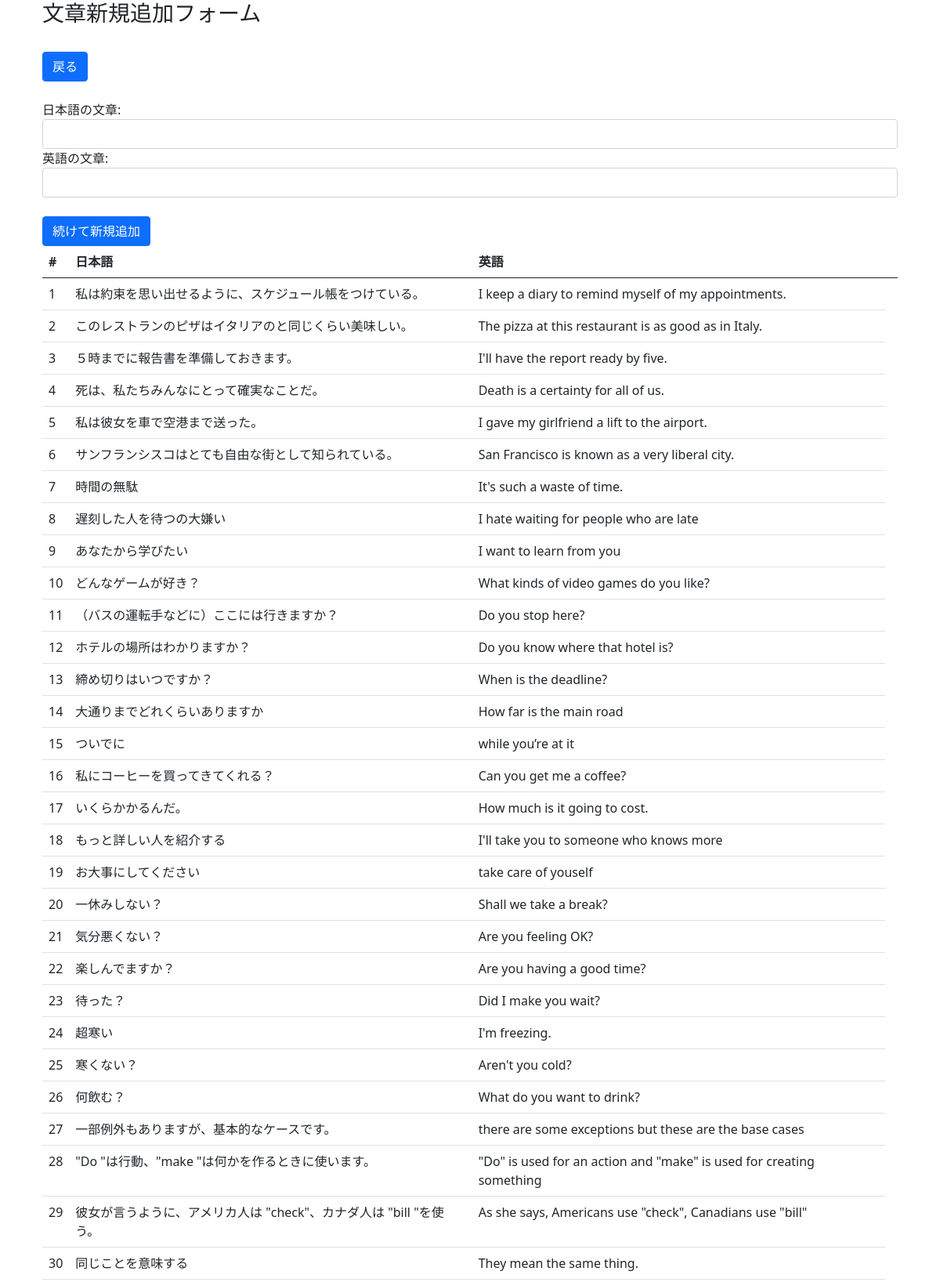
Screenshot of /input (upper part) with the database file from the repository.
### models.py (models this page shows)
class English(Base):
    __tablename__ = 'english'
    id = Column(Integer,primary_key=True)
    english_sentence = Column(Text)
    japanese_sentence = Column(Text)
    master_check = Column(Boolean)

### app.py (the view, shortened to what this page needs)
@app.route('/input',methods=["GET","POST"])
def input():
    items = session.query(English).order_by(desc(English.id)).all()
    return render_template('question_insert.html',items=items)

### templates/question_insert.html (shortened to what this page needs)
{% extends 'layout.html' %}
{% block content %}
<h3>文章新規追加フォーム</h3>
<br>
<a href="/" class="btn btn-primary">戻る</a>
<br>
<br>
<form method="POST" action="/input">
    <div class="form-group">
        <label for="japanese_sentence">日本語の文章:</label>
        <input type="text" class="form-control" name="japanese_sentence" required>
    </div>
    <div class="form-group">
        <label for="english_sentence">英語の文章:</label>
        <input type="text" class="form-control" name="english_sentence" required>
    </div>
    <br>
    <button class="btn btn-primary" name="continue">続けて新規追加</button>
</form>
<table class="table">
    <thead>
        <th> # </th>
        <th>日本語</th>
        <th>英語</th>
        <td></td>
    </thead>
    <tbody>
        {% for item in items %}
        <tr>
            <td>{{ loop.index }}</td>
            <td>{{ item.japanese_sentence }}</td>
            <td>{{ item.english_sentence }}</td>
        </tr>
        {% endfor %}
    </tbody>
</table>
{% endblock %}

### rows the page displays
English: japanese_sentence "私は約束を思い出せるように、スケジュール帳をつけている。", english_sentence "I keep a diary to remind myself of my appointments."
English: japanese_sentence "このレストランのピザはイタリアのと同じくらい美味しい。", english_sentence "The pizza at this restaurant is as good as in Italy."
English: japanese_sentence "５時までに報告書を準備しておきます。", english_sentence "I'll have the report ready by five."
English: japanese_sentence "死は、私たちみんなにとって確実なことだ。", english_sentence "Death is a certainty for all of us."
English: japanese_sentence "私は彼女を車で空港まで送った。", english_sentence "I gave my girlfriend a lift to the airport."
English: japanese_sentence "サンフランシスコはとても自由な街として知られている。", english_sentence "San Francisco is known as a very liberal city."
English: japanese_sentence "時間の無駄", english_sentence "It's such a waste of time."
English: japanese_sentence "遅刻した人を待つの大嫌い", english_sentence "I hate waiting for people who are late"
English: japanese_sentence "あなたから学びたい", english_sentence "I want to learn from you"
English: japanese_sentence "どんなゲームが好き？", english_sentence "What kinds of video games do you like?"
English: japanese_sentence "（バスの運転手などに）ここには行きますか？", english_sentence "Do you stop here?"
English: japanese_sentence "ホテルの場所はわかりますか？", english_sentence "Do you know where that hotel is?"
English: japanese_sentence "締め切りはいつですか？", english_sentence "When is the deadline?"
English: japanese_sentence "大通りまでどれくらいありますか", english_sentence "How far is the main road"
English: japanese_sentence "ついでに", english_sentence "while you’re at it"
English: japanese_sentence "私にコーヒーを買ってきてくれる？", english_sentence "Can you get me a coffee?"
English: japanese_sentence "いくらかかるんだ。", english_sentence "How much is it going to cost."
English: japanese_sentence "もっと詳しい人を紹介する", english_sentence "I'll take you to someone who knows more"
English: japanese_sentence "お大事にしてください", english_sentence "take care of youself"
English: japanese_sentence "一休みしない？", english_sentence "Shall we take a break?"
English: japanese_sentence "気分悪くない？", english_sentence "Are you feeling OK?"
English: japanese_sentence "楽しんでますか？", english_sentence "Are you having a good time?"
English: japanese_sentence "待った？", english_sentence "Did I make you wait?"
English: japanese_sentence "超寒い", english_sentence "I'm freezing."
English: japanese_sentence "寒くない？", english_sentence "Aren't you cold?"
English: japanese_sentence "何飲む？", english_sentence "What do you want to drink?"
English: japanese_sentence "一部例外もありますが、基本的なケースです。", english_sentence "there are some exceptions but these are the base cases"
English: japanese_sentence "\"Do \"は行動、\"make \"は何かを作るときに使います。", english_sentence "\"Do\" is used for an action and \"make\" is used for creating something"
English: japanese_sentence "彼女が言うように、アメリカ人は \"check\"、カナダ人は \"bill \"を使う。", english_sentence "As she says, Americans use \"check\", Canadians use \"bill\""
English: japanese_sentence "同じことを意味する", english_sentence "They mean the same thing."
